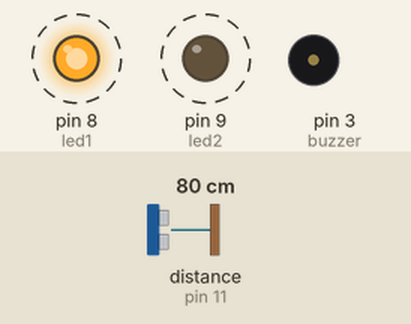
Simulated run of this sketch. Board: Arduino Uno, built with avr-gcc and run on an emulated ATmega328P. Shown: output pins drawn as LEDs (lit = HIGH), buzzer (waves = sounding, pin HIGH). Dashed ring = blinking. The test bench sets the inputs (shaded band); at power-on: distance to the obstacle (sensor on pin 11) 80 cm. The echo pulse lasts 58.3 µs per cm.

Above: at 1.31 s.
1.7 s: distance to the obstacle (sensor on pin 11) set to 46 cm
4.7 s: distance to the obstacle (sensor on pin 11) set to 38 cm
At 4.94 s:
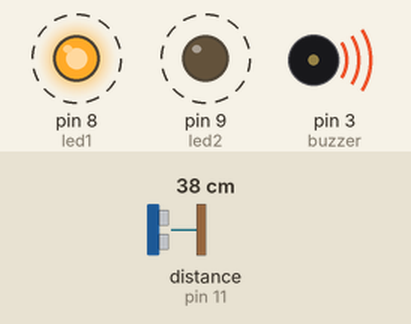
7.7 s: distance to the obstacle (sensor on pin 11) set to 60 cm
At 8.37 s:
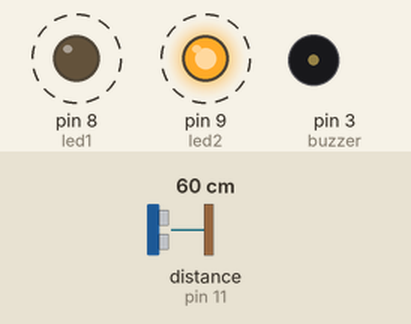
10.7 s: distance to the obstacle (sensor on pin 11) set to 2 cm
At 11.19 s:
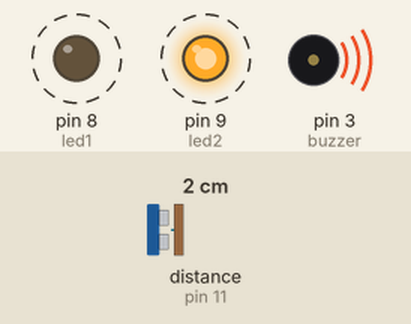
Timing chart, 0 to 14.7 s (numbered marks = the images above; inputs shaded):
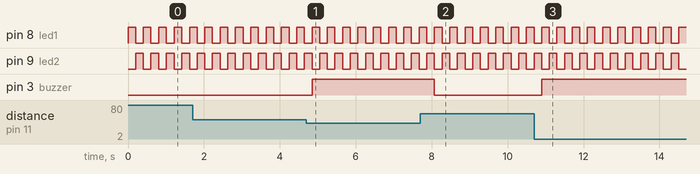

Measured:
- the behaviour switches between 42 and 41 cm on distance to the obstacle (sensor on pin 11) (found by bisection; images 0 and 1)
- after the input at 4.7 s, pin 3 (buzzer): LOW → HIGH after 0.15 s
- after the input at 7.7 s, pin 3 (buzzer): HIGH → LOW after 0.37 s
- after the input at 10.7 s, pin 3 (buzzer): LOW → HIGH after 0.20 s
- by itself, pin 8 (led1), pin 9 (led2): alternates HIGH for 0.20 s and LOW for 0.20 s

The sketch:

LED_control.ino
```cpp
#define led1 8
#define led2 9
#define buzzer 3
#define trigPin 10
#define echoPin 11


#include<NewPing.h>

NewPing sonar(trigPin, echoPin, 100);

void setup() {
  pinMode(led1, OUTPUT);
  pinMode(led2, OUTPUT);
  pinMode(buzzer, OUTPUT);
  Serial.begin(9600);
  // put your setup code here, to run once:

}

void loop() {

 digitalWrite(led1, HIGH);
 digitalWrite(led2, LOW);
 delay(200);
 digitalWrite(led1, LOW);
 digitalWrite(led2, HIGH);
 delay(200);

 float cm = sonar.ping_cm();
 if(cm == 0) {
  cm = 100;
 }

 if(cm <= 41.789) {
  digitalWrite(buzzer, HIGH);
 }

 else {
  digitalWrite(buzzer, LOW);
 }
  // put your main code here, to run repeatedly:

}
```
